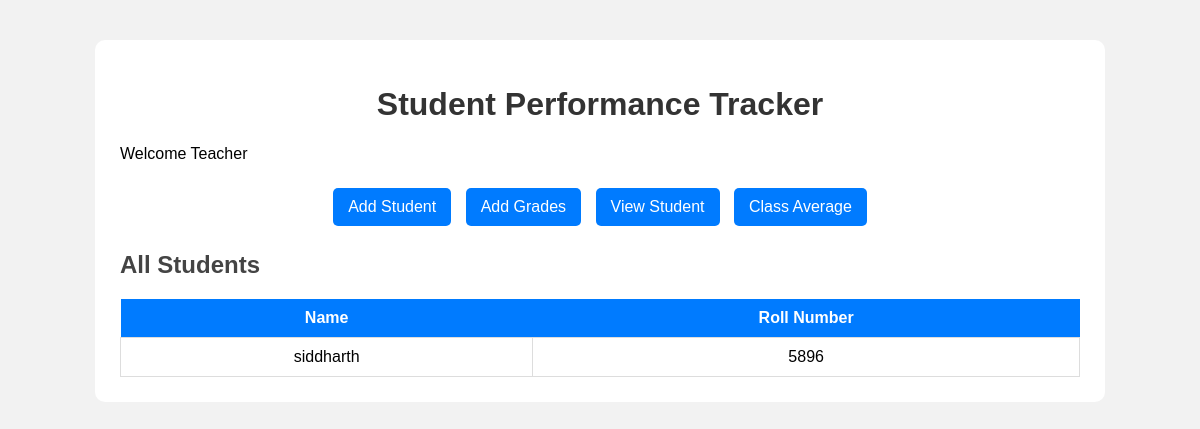
Before: / with the older database file.
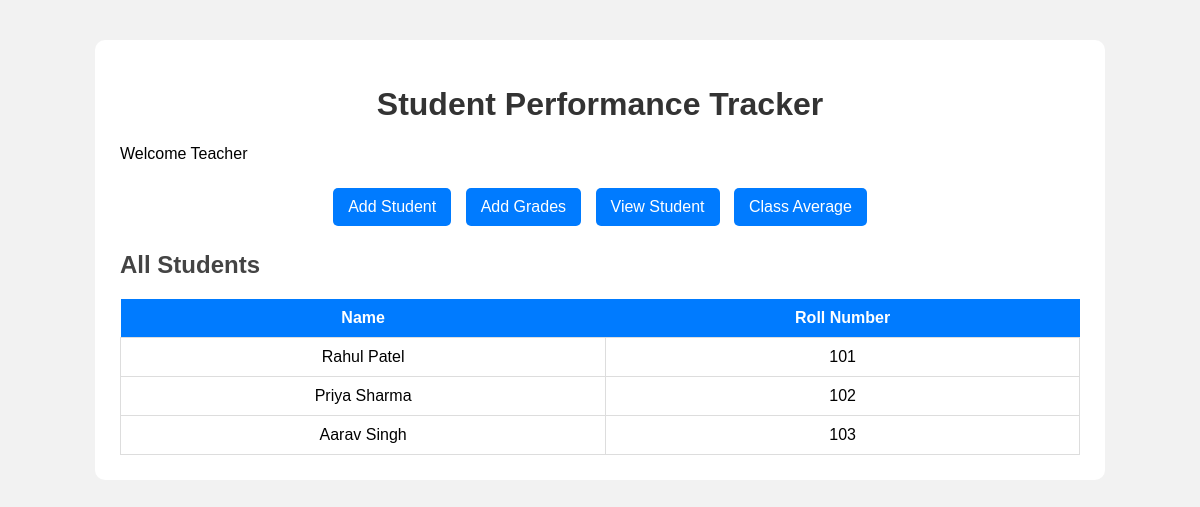
After: the same page with the newer database file.
### tables this page shows
CREATE TABLE students (id INTEGER PRIMARY KEY AUTOINCREMENT, name TEXT, roll_number INTEGER UNIQUE);

### app.py (the view)
@app.route("/")
def home():
    students = database.get_all_students_db()
    return render_template(
        "index.html",
        students=students
    )

### database.py (called while the page is built)
def get_connection():
    conn = sqlite3.connect(DATABASE)
    return conn

def get_all_students_db():
    conn = get_connection()
    cursor = conn.cursor()
    cursor.execute(
        "SELECT * FROM students"
    )
    data = cursor.fetchall()
    conn.close()
    return data

### templates/index.html (shortened to what this page needs)
<!DOCTYPE html>
<html>
<head>
    <link rel="stylesheet" href="/static/style.css">
</head>
<body>
<div class="container">
<h1>
    Student Performance Tracker
</h1>
<p>
    Welcome Teacher
</p>
<div class="menu">
<a href="/add_student">
    Add Student
</a>
<a href="/add_grades">
    Add Grades
</a>
<a href="/view_student">
    View Student
</a>
<a href="/average">
    Class Average
</a>
</div>
<h2>
    All Students
</h2>
<table>
<tr>
<th>
    Name
</th>
<th>
    Roll Number
</th>
</tr>
{% for student in students %}
<tr>
<td>
    {{ student[1] }}
</td>
<td>
    {{ student[2] }}
</td>
</tr>
{% endfor %}
</table>
</div>
</body>
</html>

Changed rows visible on the page:
changed students: name "siddharth" → "Rahul Patel"; roll_number "5896" → "101"
added students: name "Priya Sharma", roll_number "102"
added students: name "Aarav Singh", roll_number "103"
